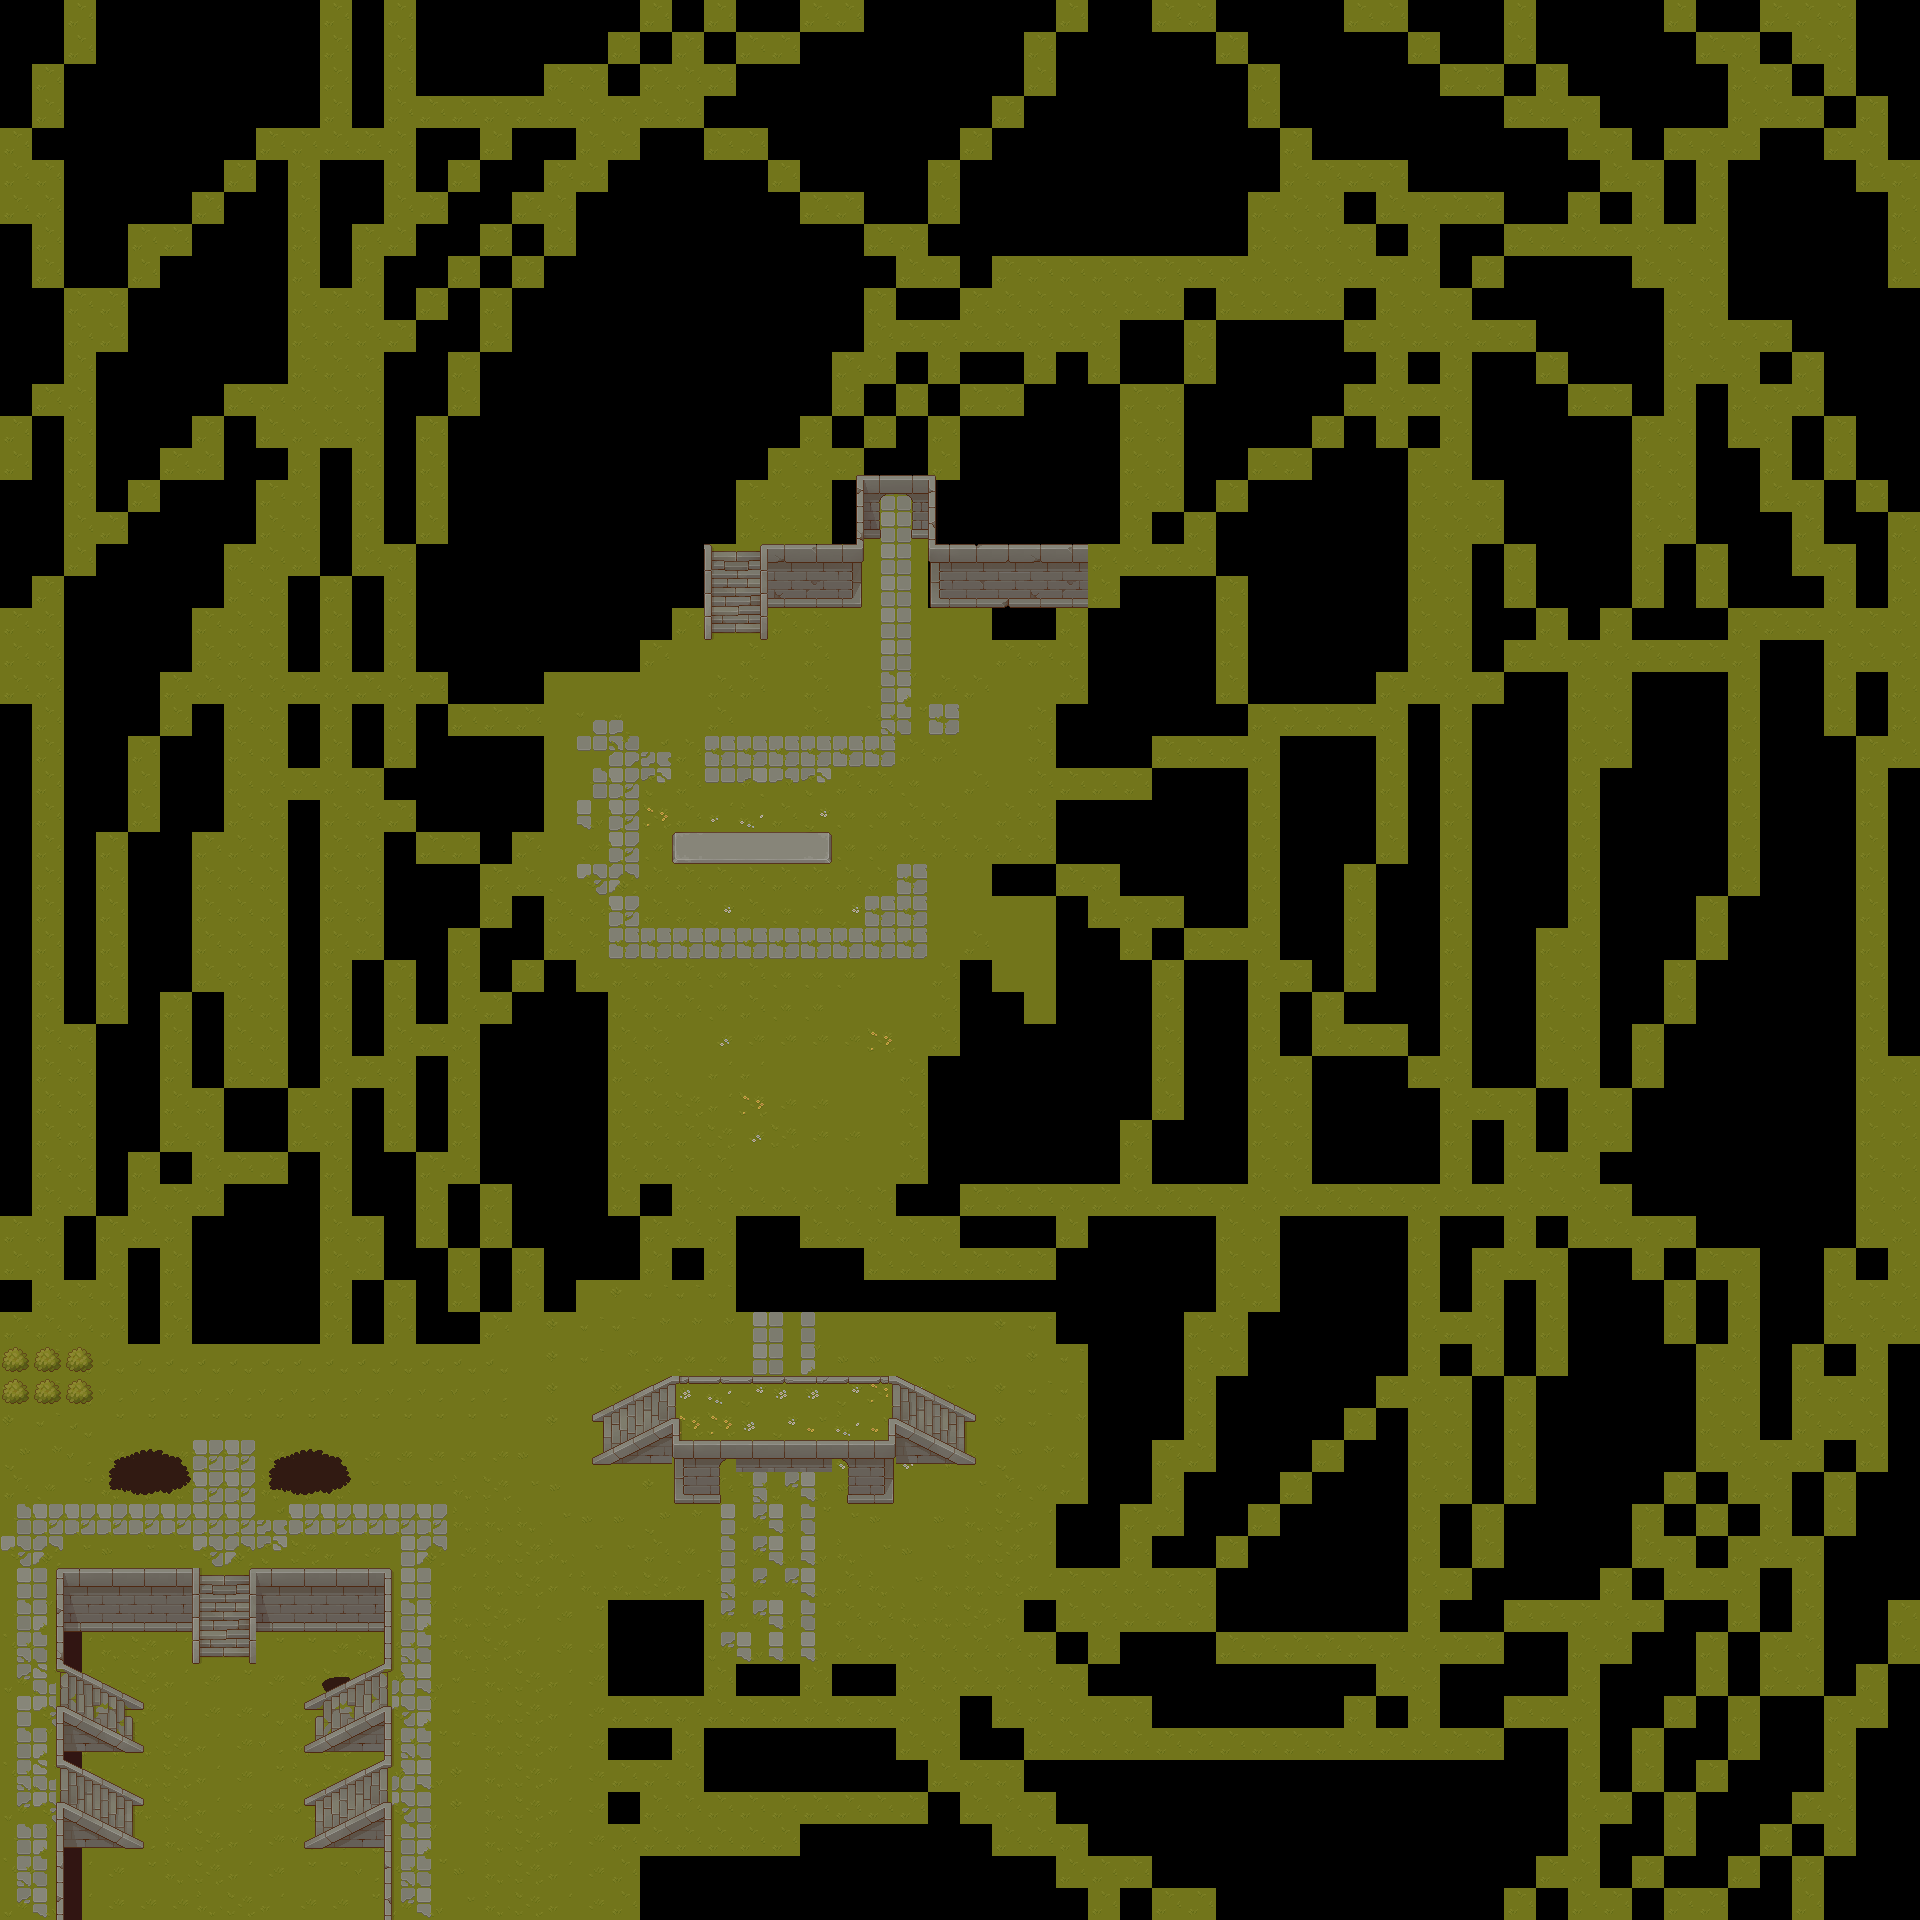

A level layout from a 2D game, rendered from its tile map. Below: a short description, then the map file with tile-grid data replaced by summaries:
An orthogonal 60x60 tile map with 32x32 px tiles, 5 tile layers (Tile Layer 1, first floor, shadows, walls, ...), 12 tilesets and 27 objects.

<map version="1.10" tiledversion="1.12.1" orientation="orthogonal" renderorder="right-down" width="60" height="60" tilewidth="32" tileheight="32" infinite="0" nextlayerid="21" nextobjectid="127">
 <tileset firstgid="1" source="TilesetFloorDetail.tsx" />
 <tileset firstgid="65" source="TX Plant.tsx" />
 <tileset firstgid="321" source="TX Props.tsx" />
 <tileset firstgid="577" source="TX Shadow Plant.tsx" />
 <tileset firstgid="833" source="TX Shadow.tsx" />
 <tileset firstgid="1089" source="TX Struct.tsx" />
 <tileset firstgid="1345" source="TX Tileset Stone Ground.tsx" />
 <tileset firstgid="1409" source="TX Tileset Wall.tsx" />
 <tileset firstgid="1665" source="TXPlant-ezgif.com-crop.tsx" />
 <tileset firstgid="1666" source="Sprite-lamp.tsx" />
 <tileset firstgid="1676" source="block_push.tsx" />
 <tileset firstgid="1685" source="transition_bol_prototype.tsx" />
 <layer id="1" name="Tile Layer 1" width="60" height="60">
  <data>[3600 cells, 1741 non-empty, 26 distinct tile ids]</data>
 </layer>
 <layer id="4" name="first floor" width="60" height="60">
  <data>[3600 cells, 247 non-empty, 38 distinct tile ids]</data>
 </layer>
 <layer id="9" name="shadows" width="60" height="60" mode="soft-light">
  <data>[3600 cells, 22 non-empty, 10 distinct tile ids]</data>
 </layer>
 <objectgroup id="20" name="first floow">
  <object id="59" gid="565" x="321.079" y="1694.78" width="32" height="32" />
  <object id="92" gid="259" x="703.819" y="877.201" width="32" height="32" />
  <object id="93" gid="291" x="801.301" y="875.264" width="32" height="32" />
  <object id="94" gid="274" x="767.086" y="844.922" width="32" height="32" />
  <object id="95" gid="305" x="651.527" y="860.416" width="32" height="32" />
 </objectgroup>
 <layer id="3" name="walls" width="60" height="60">
  <data>[3600 cells, 99 non-empty, 55 distinct tile ids]</data>
 </layer>
 <layer id="2" name="stairs" width="60" height="60">
  <data>[3600 cells, 85 non-empty, 63 distinct tile ids]</data>
 </layer>
 <objectgroup id="12" name="collisions">
  <object id="16" gid="1665" x="256" y="1504" width="98" height="160" />
  <object id="17" gid="1665" x="96" y="1504" width="98" height="160" />
  <object id="18" gid="1665" x="608.267" y="1503.22" width="98" height="160" />
  <object id="19" gid="1665" x="863.095" y="1503.22" width="98" height="160" />
  <object id="52" gid="1665" x="396.763" y="1454.17" width="98" height="160" />
  <object id="53" gid="1665" x="473.729" y="1542.36" width="98" height="160" />
  <object id="54" gid="1665" x="409.591" y="1634.56" width="98" height="160" />
  <object id="55" gid="1665" x="503.393" y="1705.11" width="98" height="160" />
  <object id="43" gid="404" x="269.416" y="1709.26" width="32" height="32">
   <properties>
    <property name="text" value="rechts" />
   </properties>
  </object>
  <object id="44" gid="436" x="143.544" y="1707.66" width="32" height="32">
   <properties>
    <property name="text">    ga links
       af 
voor naar boven</property>
   </properties>
  </object>
  <object id="96" gid="340" x="736.098" y="853.314" width="32" height="32" />
  <object id="113" gid="1676" x="64" y="1344" width="32" height="46" />
  <object id="114" gid="1676" x="128" y="1248" width="32" height="46" />
  <object id="115" gid="1676" x="224" y="1312" width="32" height="46" />
  <object id="116" gid="1676" x="160" y="1312" width="32" height="46" />
  <object id="117" gid="1676" x="224" y="1408" width="32" height="46" />
  <object id="118" gid="1666" x="32" y="1472" width="32" height="65" />
  <object id="119" gid="1666" x="64" y="1504" width="32" height="65" />
  <object id="120" gid="1666" x="208.661" y="1503.63" width="32" height="65" />
  <object id="121" gid="1666" x="384" y="1504" width="32" height="65" />
  <object id="122" gid="1666" x="448" y="1472" width="32" height="65" />
  <object id="123" gid="459" x="288" y="1344" width="32" height="32" />
 </objectgroup>
</map>
